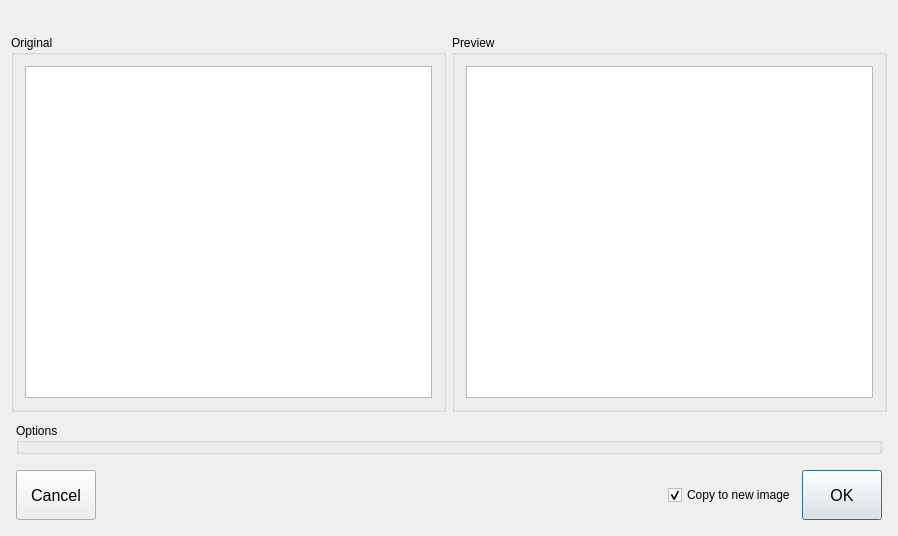
<?xml version="1.0" encoding="UTF-8"?>
<ui version="4.0">
 <class>KPProcessingWindow</class>
 <widget class="QWidget" name="KPProcessingWindow">
  <property name="geometry">
   <rect>
    <x>0</x>
    <y>0</y>
    <width>898</width>
    <height>536</height>
   </rect>
  </property>
  <property name="windowTitle">
   <string>KPProcessingWindow</string>
  </property>
  <layout class="QVBoxLayout" name="verticalLayout_2">
   <property name="sizeConstraint">
    <enum>QLayout::SetDefaultConstraint</enum>
   </property>
   <item>
    <widget class="QLabel" name="label">
     <property name="font">
      <font>
       <pointsize>12</pointsize>
       <weight>75</weight>
       <bold>true</bold>
       <underline>true</underline>
      </font>
     </property>
     <property name="text">
      <string>&lt;operation&gt;</string>
     </property>
     <property name="alignment">
      <set>Qt::AlignCenter</set>
     </property>
    </widget>
   </item>
   <item>
    <layout class="QHBoxLayout" name="horizontalLayout">
     <item>
      <widget class="QGroupBox" name="groupBox">
       <property name="title">
        <string>Original</string>
       </property>
       <layout class="QGridLayout" name="gridLayout">
        <item row="0" column="0">
         <widget class="QGraphicsView" name="graphicsView"/>
        </item>
       </layout>
      </widget>
     </item>
     <item>
      <widget class="QGroupBox" name="groupBox_2">
       <property name="title">
        <string>Preview</string>
       </property>
       <layout class="QGridLayout" name="gridLayout_2">
        <item row="0" column="0">
         <widget class="QGraphicsView" name="graphicsView_2"/>
        </item>
       </layout>
      </widget>
     </item>
    </layout>
   </item>
   <item>
    <layout class="QVBoxLayout" name="verticalLayout">
     <property name="leftMargin">
      <number>5</number>
     </property>
     <property name="topMargin">
      <number>5</number>
     </property>
     <property name="rightMargin">
      <number>5</number>
     </property>
     <property name="bottomMargin">
      <number>5</number>
     </property>
     <item>
      <widget class="QGroupBox" name="groupBox_3">
       <property name="minimumSize">
        <size>
         <width>0</width>
         <height>20</height>
        </size>
       </property>
       <property name="title">
        <string>Options</string>
       </property>
      </widget>
     </item>
    </layout>
   </item>
   <item>
    <layout class="QHBoxLayout" name="horizontalLayout_2">
     <property name="sizeConstraint">
      <enum>QLayout::SetMinimumSize</enum>
     </property>
     <property name="leftMargin">
      <number>5</number>
     </property>
     <property name="topMargin">
      <number>5</number>
     </property>
     <property name="rightMargin">
      <number>5</number>
     </property>
     <property name="bottomMargin">
      <number>5</number>
     </property>
     <item>
      <widget class="QPushButton" name="pushButton">
       <property name="minimumSize">
        <size>
         <width>50</width>
         <height>50</height>
        </size>
       </property>
       <property name="font">
        <font>
         <pointsize>12</pointsize>
        </font>
       </property>
       <property name="text">
        <string>Cancel</string>
       </property>
      </widget>
     </item>
     <item>
      <spacer name="horizontalSpacer">
       <property name="orientation">
        <enum>Qt::Horizontal</enum>
       </property>
       <property name="sizeHint" stdset="0">
        <size>
         <width>40</width>
         <height>20</height>
        </size>
       </property>
      </spacer>
     </item>
     <item>
      <widget class="QCheckBox" name="checkBox">
       <property name="text">
        <string>Copy to new image</string>
       </property>
       <property name="iconSize">
        <size>
         <width>16</width>
         <height>16</height>
        </size>
       </property>
       <property name="checked">
        <bool>true</bool>
       </property>
      </widget>
     </item>
     <item>
      <widget class="QPushButton" name="pushButton_2">
       <property name="minimumSize">
        <size>
         <width>50</width>
         <height>50</height>
        </size>
       </property>
       <property name="font">
        <font>
         <pointsize>12</pointsize>
        </font>
       </property>
       <property name="text">
        <string>OK</string>
       </property>
       <property name="default">
        <bool>true</bool>
       </property>
      </widget>
     </item>
    </layout>
   </item>
  </layout>
 </widget>
 <layoutdefault spacing="6" margin="11"/>
 <resources/>
 <connections/>
</ui>
